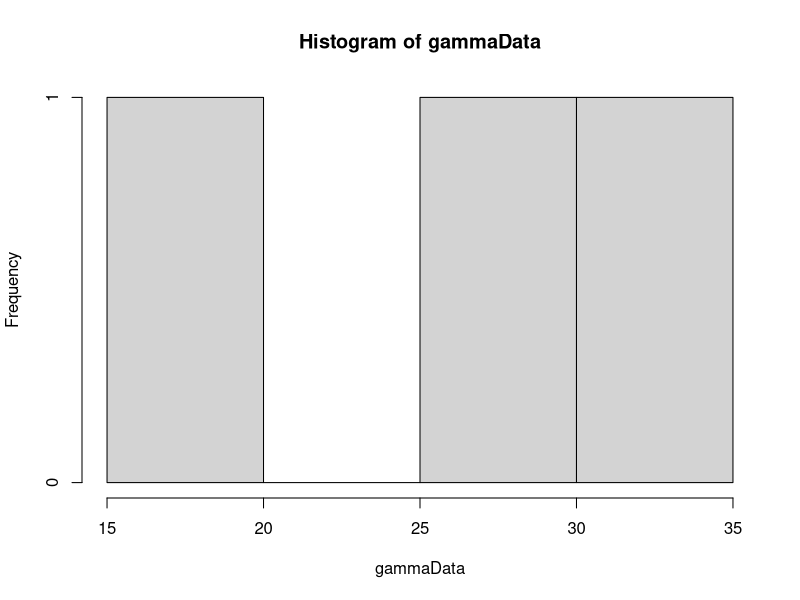

Generate this figure with R: (Note: this script raises an error after producing the figure.)
library(MCMCpack)
library(MASS)

calcWeight <- function(u, alpha) {
  # Calculates weight for given u and alpha.
  # 
  # Args:
  #   u: A vector.
  #   alpha: A scalar.
  #   
  # Returns:
  #   The weight value. A scalar.
  gammaInv = rep(0, length(u))
  diffGammaInv = rep(0, length(u))
  for(i in 1:length(u)) {
    gammaInv[i] = invGammaCumulative(u[i], alpha)
    diffGammaInv[i] = diffAlphaInvGammaCumulative(u[i], alpha)
  }
  pi = getPiValue()
  weight = pi/((1/length(gammaInv))*(sum(diffGammaInv/gammaInv)) - sum(diffGammaInv)/sum(gammaInv))
  return(weight)
}

getPiValue <- function() {
  # get value of pi function to be used in calculation of weights.
  # 
  # Returns:
  #   A scalar value.
  if (piValue == "constant") {
    return(1)
  } else if (piValue == "jeffrey") {
    # Return jeffrey prior
    return(sqrt((1/(estAlpha[sampleIndex]^2)) + (1/(2-(exp(estAlpha[sampleIndex]) + exp(-estAlpha[sampleIndex]))))))
  } else if (piValue == "betaOption") {
    return(estBeta)
  } else if (piValue == "alphaOption") {
    return(estAlpha[sampleIndex])
  }
}

calcPhi <- function(u, alpha) {
  xValue = rep(0, length(u))
  for(i in 1:length(u)) {
    xValue[i] = invGammaCumulative(u[i], alpha)
  }
  return(calcPhiGivenX(xValue))
}

calcPhiGivenX <- function(x) {
  # Calc phi value for a vector x.
  # 
  # Args:
  #   x: A vector of data.
  #   
  # Returns:
  #  A scalar.
  
  if(phiOption == "probValueOption") {
    phiPoint = rep(0, length(x))
    for(i in 1:length(x)) {
      phiPoint[i] = getPhiValue(x[i])
    }
    return(sum(phiPoint)/length(phiPoint))  
  } else if(phiOption == "x1x2divX3Option") {
    return(getPhiValue(x[1]*x[2]/x[3]))
  } else if(phiOption == "x1divx2powx3Option") {
    return(getPhiValue((x[1]/x[2])^x[3]))
  } else if(phiOption == "sinusfunction") {
    return(sin(x[1]) + sin(x[2]) + sin(x[3]))
  }
  return(-1)
}


getPhiValue <- function(xValue) {
  # Calculates phi for an element of an x vector.
  # 
  # Args:
  #   xValue: A scalar value.
  #   
  # Returns:
  #   
  return(xValue > probValue)
}

optimInvGammaCumulative <- function(u, alpha) {
  result = optim(c(10.1), invGammaAbsFunction, u=u, alpha=alpha, lower=0, upper=100,  method="Brent")
  return(result)
}

invGammaAbsFunction <- function(x, u, alpha) {
  return(abs(pgamma(x, shape=alpha, scale=1) - u))
}

invGammaCumulative <- function(u, alpha) {
  # Finds the inverse of the cumulative gamma.
  # 
  # Args:
  #   u: Scalar value.
  #   alpha: Scalar value.
  #   
  # Returns:
  #   A scalar. The inverse value given u and alpha.
  x = 0
  stepSize = 0.1
  tolerance = 0.00001
  direction = 1
  integralValue = 0
  
  while(abs(integralValue - u) > tolerance){
    x = x + direction*stepSize
    if(x<0) {
      x = 0
      direction = 1
    }
    
    if(method == "integrate") {
      integralv = integrate(gammaDensity, 0, x)
      integralValue = integral$valuev
    } else if(method == "pgamma") {
      integralv = pgamma(x, shape=alpha, scale=1)
      integralValue = integralv
    }
    
    
    # Going left and pass the point
    if ((u > integralValue) && (direction == -1)) {
      stepSize = stepSize/2
      direction = 1
    }
    
    # Going right and pass the point
    if ((u < integralValue) && (direction == 1)) {
      stepSize = stepSize/2
      direction = -1
    }
  }
  return(x)
}

diffAlphaInvGammaCumulative <- function(u, alpha) {
  # Derivative of gamma distribution with respect to alpha.
  # 
  # Args:
  #   u: Scalar between 0 and 1.
  #   alpha: Scalar larger than 0.
  #   
  # Returns:
  #   Scalar value. Derivative at point alpha.
  firstPoint = invGammaCumulative(u,alpha)
  secondPoint = invGammaCumulative(u, alpha + alphaHStep)
  return((secondPoint - firstPoint)/alphaHStep)
}

calcDerivateFunction <- function(u, alphaValue) {
  # Analytically find the derivative of cumulative inverse.
  # 
  # Args:
  #   u: Scalar value between 0 and 1.
  #   alphaValue: Scalar value.
  #   
  # Returns:
  #   A scalar value.
  largeFInv = invGammaCumulative(u, alphaValue)
  integralPart = integrate(integralFunction, 0, largeFInv)
  return((digamma(alphaValue)*u - integralPart$value)*gamma(alphaValue)/((largeFInv^(alphaValue - 1))*exp(-largeFInv)))
}

integralFunction <- function(y) {
  # Function to be integrated.
  return(log(y)*(y^(alphaValue - 1))*exp(-y)/gamma(alphaValue))
}

optimfindAlpha <- function(u, s2) {
  if((calcValueTau2(u, alphaUpperBound) < s2) || (calcValueTau2(u, alphaLowerBound) > s2)) {
    return(-1)
  }
  solution = optim(c(0.1), optimFunction, u=u, lower=alphaLowerBound, upper=alphaUpperBound, method="Brent")
  return(solution$par)
}

optimFunction <- function(alpha, u) {
  return(abs(s2-calcValueTau2(u, alpha)))
}

findBeta <- function(s1, u, alphaValue) {
  # Calculates beta
  # 
  # Args:
  #   s1: Scalar value.
  #   u: Vector of values between 0 and 1.
  #   alphaValue: Scalar value.
  #   
  # Returns:
  #   A scalar value.
  largeFInv = rep(0, length(u))
  for(i in 1:length(u)) {
    largeFInv[i] = invGammaCumulative(u[i], alphaValue)
  }
  return(s1*length(u)/(sum(largeFInv)))
}

calcValueTau2 <- function(u, alphaValue) {
  largeFInv = rep(0, length(u))
  for(i in 1:length(u)) {
    largeFInv[i] = invGammaCumulative(u[i], alphaValue)
  }
  return(length(u)*((prod(largeFInv))^(1/length(u)))/sum(largeFInv))
}

calcValueTau2Method2 <- function(x) {
  return(length(x)*((prod(x))^(1/length(x)))/sum(x))
}

gibbsSampling <- function(xInit) {
  NUM_ITERATIONS = 5000
  xCurrent = xInit
  for(i in 1:NUM_ITERATIONS) {
    randomXpos = sample(length(xCurrent), size=3)
    sumX = xCurrent[randomXpos[1]] + xCurrent[randomXpos[2]] + xCurrent[randomXpos[3]]
    prodX = xCurrent[randomXpos[1]]*xCurrent[randomXpos[2]]*xCurrent[randomXpos[3]]
    x1 = runif(1)*sumX
    if(isValidX1Proposal(x1, sumX, prodX)) {
      roots = findRoots(x1, sumX, prodX)
      x2 = roots[1]
      x3 = roots[2]
      if(is.nan(x2) || is.nan(x3)){
        print((x1^3 - 2*sumX*x1^2 + (sumX^2)*x1 - 4*prodX))
      }
      xProposal = xCurrent
      xProposal[randomXpos[1]] = x1
      xProposal[randomXpos[2]] = x2
      xProposal[randomXpos[3]] = x3
      alphaMetHastings = findAlphaMetHastings(c(xCurrent[randomXpos[1]], xCurrent[randomXpos[2]], xCurrent[randomXpos[3]]), c(xProposal[randomXpos[1]], xProposal[randomXpos[2]], xProposal[randomXpos[3]]))
      acceptProb = runif(1)
      if(acceptProb <= alphaMetHastings) {
        xCurrent = xProposal
      }
    }
  }
  return(xCurrent)
}

isValidX1Proposal <- function(x1, sumX, prodX) {
  return((x1^3 - 2*sumX*x1^2 + (sumX^2)*x1 - 4*prodX) > 0)
}

findRoots <- function (x1, sumX, prodX) {
  root1 = ((sumX - x1) + sqrt( (sumX - x1)^2 - 4*prodX/x1 ))/2
  root2 = ((sumX - x1) - sqrt( (sumX - x1)^2 - 4*prodX/x1 ))/2
  return(c(root1, root2))
}

findAlphaMetHastings <- function(xCurrent, xProposal) {
  piProp = 1/(xProposal[1]*sqrt((sum(xProposal)  - xProposal[1])^2 - 4*prod(xProposal)/xProposal[1] ))
  piCurrent = 1/(xCurrent[1]*sqrt((sum(xCurrent)  - xCurrent[1])^2 - 4*prod(xCurrent)/xCurrent[1] ))
  return(min(1, piProp/piCurrent))
}


GammaGibbsSampling <- function(xInit) {
  # A Gibbs sampling for a Gamma distribution
  # 
  # Args:
  #   xInit: Initial sample. A vector.
  #   
  # Return:
  #   A sample from a Gamma distribution. A vector.
  NUM_ITERATIONS = 5000
  xCurrent = xInit
  for(i in 1:NUM_ITERATIONS) {
    randomXpos = sample(length(xCurrent), size=3)
    sumX = xCurrent[randomXpos[1]] + xCurrent[randomXpos[2]] + xCurrent[randomXpos[3]]
    prodX = xCurrent[randomXpos[1]]*xCurrent[randomXpos[2]]*xCurrent[randomXpos[3]]
    x1 = runif(1)*sumX
    if(isValidX1Proposal(x1, sumX, prodX)) {
      roots = findRoots(x1, sumX, prodX)
      x2 = roots[1]
      x3 = roots[2]
      if(is.nan(x2) || is.nan(x3)){
        print((x1^3 - 2*sumX*x1^2 + (sumX^2)*x1 - 4*prodX))
      }
      xProposal = xCurrent
      xProposal[randomXpos[1]] = x1
      xProposal[randomXpos[2]] = x2
      xProposal[randomXpos[3]] = x3
      alphaMetHastings = 0
      alphaMetHastings = findGammaAlphaMetHastings(c(xCurrent[randomXpos[1]], xCurrent[randomXpos[2]], xCurrent[randomXpos[3]]), c(xProposal[randomXpos[1]], xProposal[randomXpos[2]], xProposal[randomXpos[3]]))
      acceptProb = runif(1)
      if(!isValidX1Proposal(xCurrent[randomXpos[1]], sumX, prodX)) {
        alphaMetHastings = 0
      }
      if(acceptProb <= alphaMetHastings) {
        xCurrent = xProposal
      }
    }
  }
  return(xCurrent)
  
}

findGammaAlphaMetHastings <- function(xCurrent, xProposal) {
  piProp = 1/(xProposal[1]*sqrt((sum(xProposal)  - xProposal[1])^2 - 4*prod(xProposal)/xProposal[1] ))
  piCurrent = 1/(xCurrent[1]*sqrt((sum(xCurrent)  - xCurrent[1])^2 - 4*prod(xCurrent)/xCurrent[1] ))
  if(is.nan(piCurrent)) {
    print(xCurrent)
  }
  return(min(1, piProp/piCurrent))
}


cramerVonMisesValueTest <- function(x, alpha, beta) {
  # Calculates the value for a Cramer-von Mises test.
  # 
  # Args:
  #   x: A vector sample.
  #   
  # Returns:
  #   A scalar value.
  x = sort(x)
  cramerSum = 0
  for(i in 1:length(x)) {
    cramerSum = cramerSum + (((2*i - 1)/(2*length(x))) - pgamma(x[i], shape=alpha, rate=beta))^2
  }
  
  cramer = (1/(12*length(x)))*cramerSum
            
  return(cramer)
}

findGammaMLE <- function(x){
  solution = optim(c(1,1), negativeLogLikelihoodGamma, x=x)
  return(solution$par)
}

negativeLogLikelihoodGamma <- function(par, x) {
  # Calculates the negative log-likelihood for a gamma distribution.
  # 
  # Args:
  #   par: A vector of size 2. First element is alpha and second element is beta.
  #   x: Data to calculate log-likelihood from. A vector.
  #   
  # Returns:
  #  The log-likelihood value. A scalar
  alpha = par[1]
  beta = par[2]
  logLikelihood = -((alpha - 1)*sum(log(x)) - (1/beta)*sum(x) - length(x)*log(gamma(alpha)) - alpha*length(x)*log(beta))
  return(logLikelihood)
}

calcAveragPhiValueForData <- function(mydata) {
  sumData = sum(mydata)
  prodData = prod(mydata)
  tolerance = 0.03
  minValue = min(mydata) - 2*tolerance
  maxValue = max(mydata) + 2*tolerance
  sampleNumber = 1
  NUM_ITERATIONS = 10000
  sumPhi = 0
  while(sampleNumber <= NUM_ITERATIONS) {
    x = runif(3, max = sumData)
    if((abs(sum(x) - sumData) < tolerance) && (abs(prod(x) - prodData) < tolerance)) {
      sumPhi = sumPhi + calcPhiGivenX(x)
      sampleNumber = sampleNumber + 1  
      print(sampleNumber)
    }
  }
  return(sumPhi/(sampleNumber-1))
}

algorithm2Sampling <- function(NUM_ALG2_SAMPLES) {
  cramerNum = 0
  cramerStat = rep(0, NUM_ALG2_SAMPLES)
  vCurr = runif(NUM_POINTS)
  alphaCurr = optimfindAlpha(vCurr, s2)
  while(alphaCurr==-1) {
    vCurr = runif(NUM_POINTS)
    alphaCurr = optimfindAlpha(vCurr, s2)
  }
  piCurr = calcWeight(vCurr, alphaCurr)
  phiSum = 0
  
  for(i in 1:NUM_ALG2_SAMPLES) {
    print(i)
    vProp = runif(NUM_POINTS)
    alphaProp = optimfindAlpha(vProp, s2)
    piProp = 0
    if(alphaProp != -1) {
      piProp = calcWeight(vProp, alphaProp)
    }
    alphaMetHastings = min(1, piProp/piCurr)
    uProb = runif(1)
    if(uProb <= alphaMetHastings) {
      vCurr = vProp
      alphaCurr = alphaProp
      piCurr = piProp
    }
    betaCurr = findBeta(s1, vCurr, alphaCurr)
    xSample = rep(0, length(vCurr))
    for(j in 1:length(vCurr)) {
      xSample[j] = betaCurr*invGammaCumulative(vCurr[j], alphaCurr)
    }
    phiSum = phiSum + calcPhiGivenX(xSample)
    cramerStat[i] = cramerVonMisesValueTest(xSample, mleAlpha, mleBeta)
    if(cramerStat[i] >= cramerObs) {
      cramerNum = cramerNum + 1
    }
  }
  
  hist(cramerStat,breaks=200, main="", xlab="Cramer values", cex.lab=1.5)
  abline(v = cramerObs, col="red")
  alg2sampCramer <<- cramerStat
  
  print((cramerNum/NUM_ALG2_SAMPLES))
  alg2pvalue <<- (cramerNum/NUM_ALG2_SAMPLES)
  #return(phiSum/NUM_ALG2_SAMPLES)
  return(cramerStat)
}

algorithm1Sampling <- function(NUM_ALG1_SAMPLES) {
  phiSum = 0
  cramerNum = 0
  cramerStat = rep(0, NUM_ALG1_SAMPLES)
  for(i in 1:NUM_ALG1_SAMPLES) {
    print(i)
    u = runif(NUM_POINTS)
    alphavalue = optimfindAlpha(u, s2)
    while(alphavalue == -1) {
      u = runif(NUM_POINTS)
      alphavalue = optimfindAlpha(u, s2)
    }
    betavalue = findBeta(s1, u, alphavalue)
    xSample = rep(0, length(u))
    for(j in 1:length(u)) {
      xSample[j] = betavalue*invGammaCumulative(u[j], alphavalue)
    }
    phiSum = phiSum + calcPhiGivenX(xSample)
    cramerStat[i] = cramerVonMisesValueTest(xSample, mleAlpha, mleBeta)
    #print(cramerStat[i])
    if(cramerStat[i] >= cramerObs) {
      cramerNum = cramerNum + 1
    }
  }
  print("here")
  print((cramerNum/NUM_ALG1_SAMPLES))
  hist(cramerStat,breaks=200, main="", xlab="Cramer values", cex.lab=1.5)
  abline(v = cramerObs, col="red")
  alg1sampCramer <<- cramerStat
  alg1pvalue <<- (cramerNum/NUM_ALG1_SAMPLES)
  #return(phiSum/NUM_ALG1_SAMPLES)
  return(cramerStat)
}

naiveSampling2 <- function(myData, tolerance, mleAlpha, mleBeta) {
  NUM_NAIVE_SAMPLES = NUM_SAMPLES
  sumData = sum(myData)
  prodData = prod(myData)
  sampleNumber = 0
  sumPhi = 0
  iterations = 0
  cramerNum = 0
  cramerStat = rep(0, NUM_NAIVE_SAMPLES)
  while(sampleNumber<NUM_NAIVE_SAMPLES) {
    x = rgamma(3, shape = mleAlpha, rate = mleBeta)
    iterations = iterations + 1
    if((abs(sum(x) - sumData) < tolerance) && (abs(prod(x) - prodData) < tolerance)) {
      sumPhi = sumPhi + calcPhiGivenX(x)
      sampleNumber = sampleNumber + 1  
      cramerStat[sampleNumber] = cramerVonMisesValueTest(x, mleAlpha, mleBeta)
      if(cramerStat[sampleNumber] >= cramerObs) {
        cramerNum = cramerNum + 1
      }
      print(sampleNumber)
    }
  }
  
  hist(cramerStat,breaks=200, main="", xlab="Cramer values", cex.lab=1.5)
  abline(v = cramerObs, col="red")
  
  acceptRate = sampleNumber/iterations
  averagePhi = sumPhi/sampleNumber
  print((cramerNum/NUM_NAIVE_SAMPLES))
  naivePvalue <<- (cramerNum/NUM_NAIVE_SAMPLES)
  naiveCramers <<- cramerStat
  return(c(acceptRate, averagePhi))
}

alpha = 1
beta = 1
hStep = 0.01
alphaHStep = 0.01
method = "pgamma"
NUM_SAMPLES = 100000
NUM_POINTS = 3
alphaUpperBound = 200
alphaLowerBound = 0.05
# Pi is used in calculation of weights
# Options are:
#   "constant"
#   "betaOption"
#   "jeffrey"
#   "alphaOption"
piValue = "constant"

phi = rep(0, NUM_SAMPLES)
# Phi options:
# x larger than a: "probValueOption"
# x1 times x2 div x3: "x1x2divX3Option"
# x1 div x2 pow x3: "x1divx2powx3Option"
phiOption = "x1x2divX3Option"
# Phi is the prob that X>probValue
probValue = 0.42

# Data generation options:
# pgamma generated: "pgamma"
# Bo data: "bo"
# Custom data: "custom"
# Custom data2: "custom2"
dataGenOption = "ball1"



# Generate data
gammaData = 0
if(dataGenOption == "pgamma") {
  gammaData = rgamma(NUM_POINTS, shape=alpha, scale = beta)  
} else if(dataGenOption == "bo") {
  NUM_POINTS = 6
  alphaUpperBound = 1.2
  alphaLowerBound = 0.8
  gammaData = c(4.399, 1.307, 0.085, 0.7910, 0.2345, 0.1915)
} else if(dataGenOption == "custom") {
  gammaData = c(0.5772030, 0.4340237, 0.4212959)
} else if(dataGenOption == "custom2") {
  gammaData = c(1.621813, 1.059797, 1.554334)
} else if(dataGenOption == "custom3") {
  gammaData = c(5, 15, 13)
} else if(dataGenOption == "ball1") {
  gammaData = c(17.88, 28.92, 33.00)
} else if(dataGenOption == "ball2") {
  gammaData = c(41.52, 42.12, 45.60)
} else if(dataGenOption == "ball3") {
  gammaData = c(48.40, 51.84, 51.96)
} else if(dataGenOption == "ball4") {
  gammaData = c(54.12, 55.56, 67.80)
} else if(dataGenOption == "ball5") {
  gammaData = c(68.64, 68.64, 68.88)
} else if(dataGenOption == "ball6") {
  gammaData = c(84.12, 93.12, 98.64)
} else if(dataGenOption == "ball7") {
  gammaData = c(105.12, 105.84, 127.92)
} else if(dataGenOption == "custom4") {
  gammaData = c(0.40, 0.42, 0.43)
} else if(dataGenOption == "custom5") {
  gammaData = c(0.72, 0.72, 0.85)
}

#17.88 28.92 33.00 41.52 42.12 45.60 48.40 51.84
#51.96 54.12 55.56 67.80 68.64 68.64 68.88 84.12
#93.12 98.64 105.12 105.84 127.92 128.04 173.40

hist(gammaData)
# Calculation of statistics
s1 = sum(gammaData)/NUM_POINTS
s2 = NUM_POINTS*((prod(gammaData))^(1/NUM_POINTS))/sum(gammaData)
# Log-likelihood
mleEstimators = fitdistr(gammaData, "gamma")
mleAlpha = mleEstimators$estimate[1]
mleBeta = mleEstimators$estimate[2]
# w statistic obs. Not to be used yet.
wObs = calcPhiGivenX(gammaData)
cramerObs = cramerVonMisesValueTest(gammaData, mleAlpha, mleBeta)


# Calc Phi value for data
#phiValue = calcAveragPhiValueForData(gammaData)
# tolerance = 0.0005
# naiveCramers = rep(0,100000)
# naivePvalue = 0
# naiveSampler = naiveSampling2(gammaData, tolerance, mleAlpha, mleBeta)
# 
# hist(naiveCramers,breaks=200, main="", xlab="Cramer values", cex.lab=1.5)
# abline(v = cramerObs, col="red")

## Tolerance accuracy plot
#toleranceRange = seq(0.02, 2, 0.01)
#resultAcceptance = rep(0, length(toleranceRange))
#resultValue = rep(0, length(toleranceRange))
#i = 0
#for(tol in toleranceRange) {
#  i = i+1
#  result = naiveSampling2(gammaData, tol)
#  resultAcceptance[i] = result[1]
#  resultValue[i] = result[2]
#}
#plot(toleranceRange, resultValue)
#plot(toleranceRange, resultAcceptance)

# Generation of samples. Not to be used

# weightsW = rep(0, NUM_SAMPLES)
# sampleIndex = 1
# iterationNumber = 0
# estAlpha = rep(0, NUM_SAMPLES)
# estBeta = 0
# while(sampleIndex <= NUM_SAMPLES) {
#   u = runif(NUM_POINTS)
#   estAlpha[sampleIndex] = optimfindAlpha(u, s2)
#   if(estAlpha[sampleIndex] != -1) {
#     estBeta = findBeta(s1, u, estAlpha[sampleIndex])
#     if(estBeta > alphaLowerBound && estBeta < alphaUpperBound) {
#         
#       weightsW[sampleIndex] = abs(calcWeight(u, estAlpha[sampleIndex]))
#       phi[sampleIndex] = calcPhi(u, estAlpha[sampleIndex])
#       
#       sampleIndex = sampleIndex + 1
#       print(sampleIndex)
#     }
#     
#   }
#   #print(iterationNumber)
#   iterationNumber = iterationNumber + 1
# }
# alphaAcceptance = (sampleIndex-1)/iterationNumber
# hist(weightsW, breaks = 400)
# expectedPhi = sum(phi*weightsW)/sum(weightsW)
# plot(estAlpha, weightsW)
# unweightedExpectedPhi = sum(phi)/NUM_SAMPLES
# 
# Gibbs sampling
# NUM_GIBBS_SAMPLES = NUM_SAMPLES
# xSample = gammaData
# phiGibbs = rep(0, NUM_GIBBS_SAMPLES)
# gibbsObslargerWObs = 0
# cramerNum = 0
# cramerStatGibbs = rep(0, NUM_GIBBS_SAMPLES)
# for(i in 1:NUM_GIBBS_SAMPLES) {
#   xSample = gibbsSampling(xSample)
#   phiGibbs[i] = calcPhiGivenX(xSample)
#   if(phiGibbs[i] >= wObs) {
#     gibbsObslargerWObs = gibbsObslargerWObs + 1
#   }
#   cramerStatGibbs[i] = cramerVonMisesValueTest(xSample, mleAlpha, mleBeta)
#   #print(cramerStat)
#   if(cramerStatGibbs[i] >= cramerObs) {
#     cramerNum = cramerNum + 1
#   }
#   print(i)
# }
# gibbsS1 = sum(xSample)/NUM_POINTS
# gibbsS2 = NUM_POINTS*((prod(xSample))^(1/NUM_POINTS))/sum(xSample)
# gibbsPvalue = gibbsObslargerWObs/NUM_GIBBS_SAMPLES
# averagePhiGibbs = sum(phiGibbs)/NUM_GIBBS_SAMPLES
# ## P-values
# cramerPValue = cramerNum/NUM_GIBBS_SAMPLES
# 
# hist(cramerStatGibbs,breaks=200, main="", xlab="Cramer values", cex.lab=1.5)
# abline(v = cramerObs, col="red")

# alg2sampCramer = rep(1, 100000)
# alg1sampCramer = rep(1, 100000)
# alg2pvalue = 0
# alg1pvalue = 0
# 
# # system.time({alg1Results2 = algorithm1Sampling(NUM_SAMPLES)})
# system.time({alg2Results2 = algorithm2Sampling(NUM_SAMPLES)})
# 
# # hist(alg1sampCramer,breaks=200, main="", xlab="Cramer values", cex.lab=1.5)
# # abline(v = cramerObs, col="red")
# # 
# hist(alg2sampCramer,breaks=200, main="", xlab="Cramer values", cex.lab=1.5)
# abline(v = cramerObs, col="red")

library("parallel")
library("foreach")
library("doParallel")

cl = makeCluster(detectCores() - 1)
registerDoParallel(cl, cores = detectCores() - 1)
workers = 10
stime = system.time({
res = foreach(i=1:workers,
       .combine = rbind) %dopar% {
         try({
           result1 = algorithm1Sampling(100000/workers)
         })
       }
})
stopCluster(cl)

alg1sampCramer = (sum(res))/workers
#
#cl = makeCluster(detectCores() - 1)
#registerDoParallel(cl, cores = detectCores() - 1)
#workers = 10
#stime = system.time({
#  res = foreach(i=1:workers, 
#                .combine = rbind) %dopar% {
#                  try({
#                    result1 = algorithm2Sampling(100000/workers)
#                  })
#                }
#})
#stopCluster(cl)
#
#alg2Results3 = (sum(res[,1]))/workers
#
#
#
## Save image
save.image(file="scen33.RData")

#print("Done")
#
## Plot of phi functions
#sumData = 4.23
#prodData = 2.67
#x1Seq = seq(1.01, 2, 0.001)
#phi2 = rep(0,length(x1Seq))
#phi3 = rep(0,length(x1Seq))
#for(i in 1:length(x1Seq)) {
#  if(isValidX1Proposal(x1Seq[i], sumData, prodData)) {
#    roots = findRoots(x1Seq[i], sumData, prodData)
#    phi2[i] = phi2Function(x1Seq[i], roots[1], roots[2])
#    phi3[i] = phi3Function(x1Seq[i], roots[1], roots[2])
#  }
#  
#}
#
#phi2Function <- function(x1, x2, x3) {
#  return((x1*x2/x3))
#}
#
#phi3Function <- function(x1, x2, x3) {
#  return((x1/x2)^x3)
#}
#
#plot(x1Seq, phi2)
#plot(x1Seq, phi3)
#
## Plot of F inverse
#u = 0.5
#alphaRange = seq(0.01, 4, 0.001) 
#fInv = rep(0, length(alphaRange))
#for(i in 1:length(fInv)) {
#  fInv[i] = invGammaCumulative(u, alphaRange[i])
#}
#plot(alphaRange, fInv, type="l")
#
#diffF = rep(0, length(fInv))
#for(i in 1:length(diffF)) {
#  diffF[i] = diffAlphaInvGammaCumulative(u, alphaRange[i])
#}
#
#plot(alphaRange, diffF, type="l")
#
#
#globalvarTest = matrix(0, 10, 10)
#
# testFunction <- function(i) {
#  return(rep(i,10))
# }
# 
# cl = makeCluster(detectCores() - 1)
# registerDoParallel(cl, cores = detectCores() - 1)
# workers = 10
# stime = system.time({
#  res = foreach(i=1:workers,
#                .combine = rbind) %dopar% {
#                  try({
#                    resultstest = testFunction(i)
#                  })
#                }
# })
# stopCluster(cl)
# resultstest = as.vector(resultstest)
